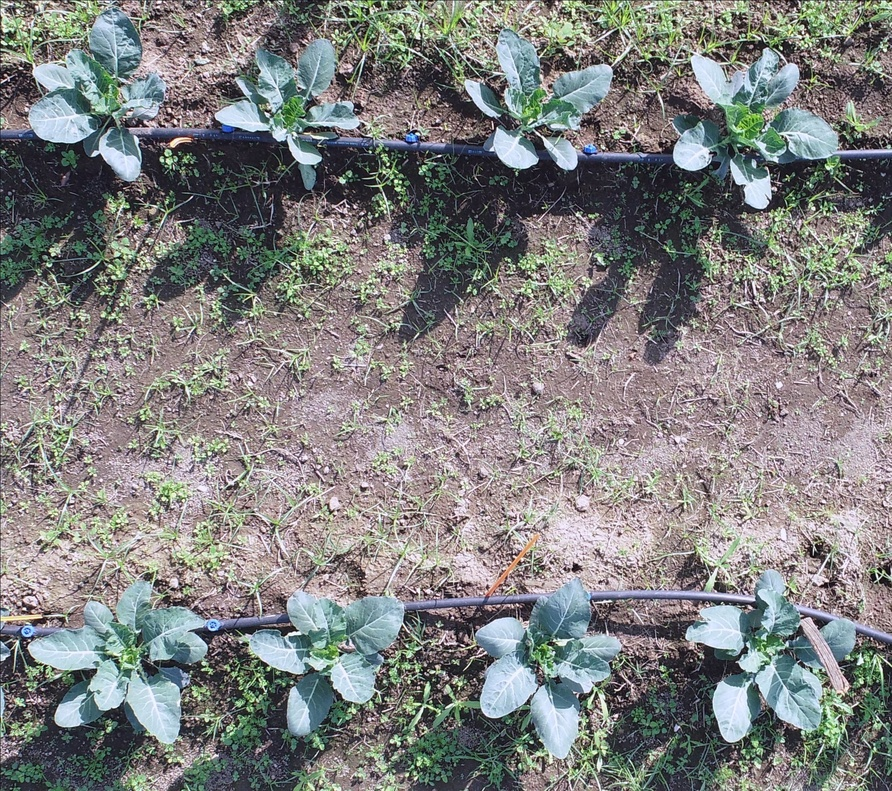
#> input picture IMAGE1.jpeg, 892 x 791 px, shrunk from 2085 x 1849 before the run
$ jupyter execute Felzenszwalb.ipynb
#> lines starting #> are read from the running program, lines starting #| are printed output that depends on the picture
[cell 1]
from skimage import data
import numpy as np
import matplotlib.pyplot as plt
import skimage.segmentation as seg
import skimage.filters as filters
import skimage.draw as draw
import skimage.color as color
from skimage import io
image = io.imread('IMAGE1.jpeg')
#> image is the input picture: shape (791, 892, 3); mean R, G, B 127, 127.8, 126.8
plt.imshow(image);

[cell 2]
def image_show(image, nrows=1, ncols=1, cmap='gray'):
    fig, ax = plt.subplots(nrows=nrows, ncols=ncols, figsize=(14, 14))
    ax.imshow(image, cmap='gray')
    ax.axis('off')
    return fig, ax

[cell 3]
image_felzenszwalb = seg.felzenszwalb(image, scale=2000)
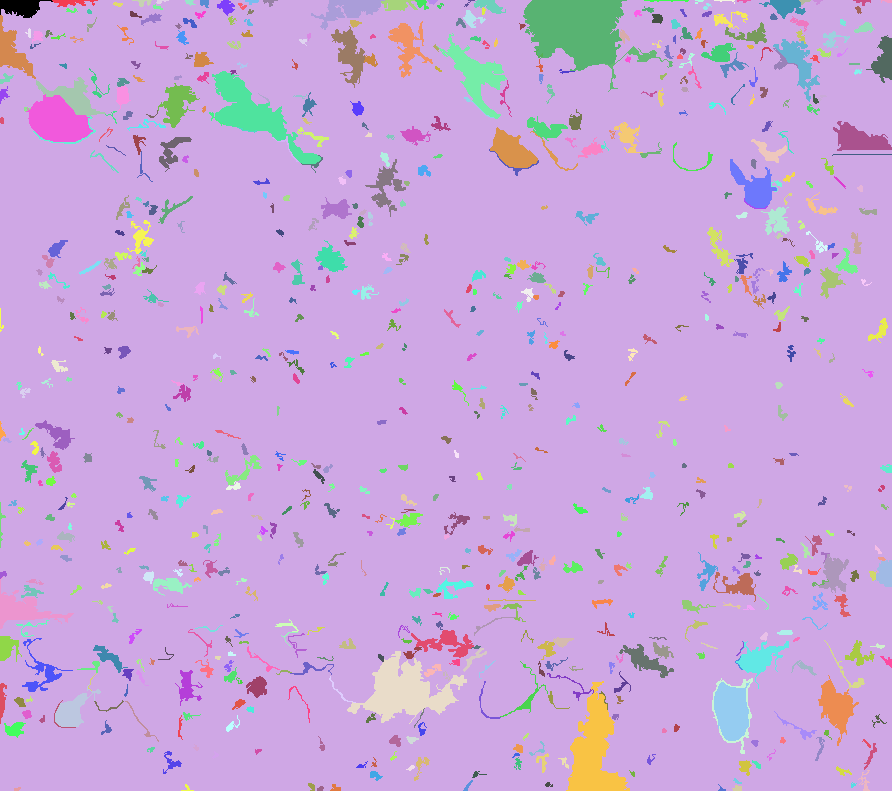
#> image_felzenszwalb: shape (791, 892) int64; 797 distinct labels, from 0 to 796; one colour per label, 0 black
image_show(image_felzenszwalb);

[cell 4]
np.unique(image_felzenszwalb).size
#> Out = 797

[cell 5]
image_felzenszwalb_colored = color.label2rgb(image_felzenszwalb, image, kind='avg')
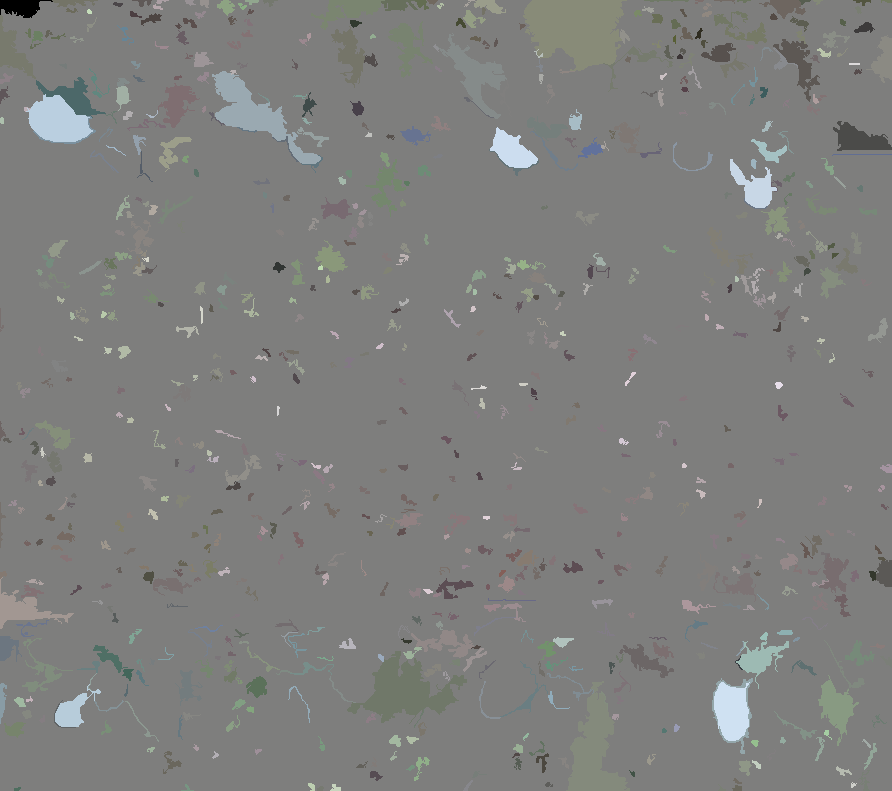
#> image_felzenszwalb_colored: shape (791, 892, 3); mean R, G, B 126.8, 127.3, 125.8
image_show(image_felzenszwalb_colored);
